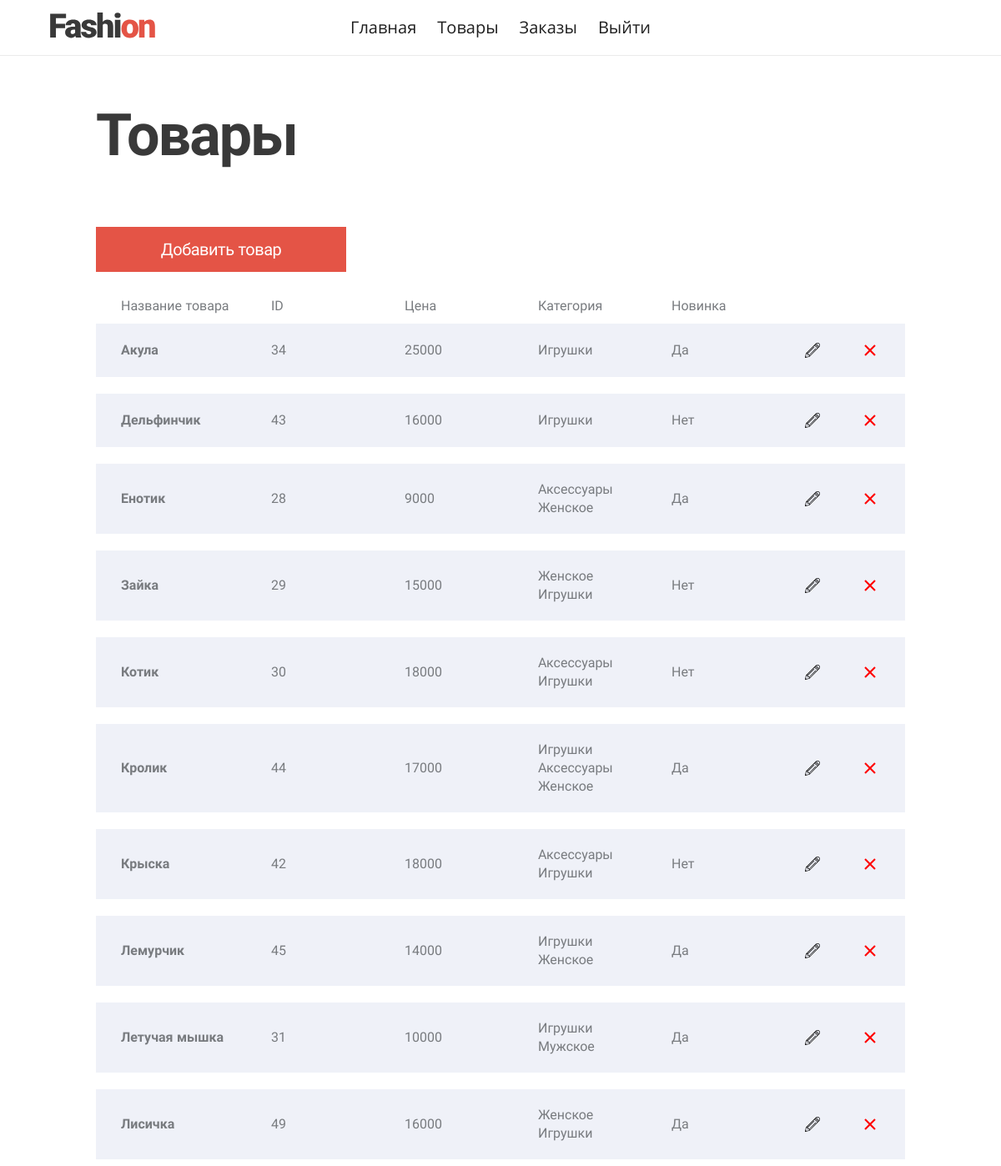
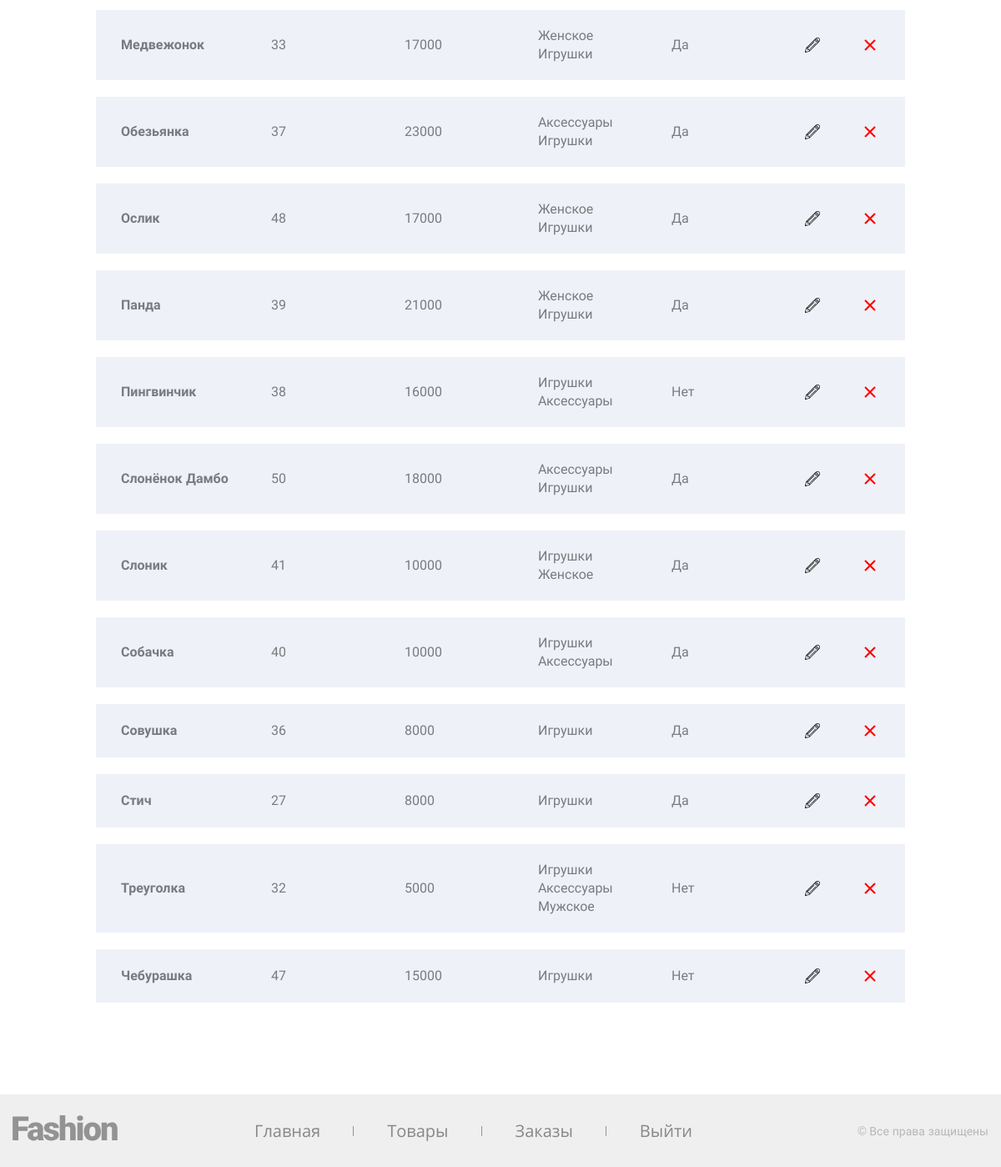
Screenshot of /products (signed in) with the database file from the repository (2 pictures, top to bottom).
### tables this page shows
CREATE TABLE IF NOT EXISTS `products` (
  `id` int(11) NOT NULL AUTO_INCREMENT,
  `name` varchar(255) DEFAULT NULL,
  `price` decimal(10,0) DEFAULT NULL,
  `img_folder` varchar(255) NOT NULL,
  `is_new` tinyint(4) DEFAULT 0,
  `on_sale` tinyint(4) DEFAULT 0,
  `is_active` tinyint(4) NOT NULL DEFAULT 1,
  PRIMARY KEY (`id`)
);

### include/functions.php (called while the page is built, shortened)
<?php
function getProductsForAdmin($dbh)
{
    $sth = $dbh->prepare('
        select
        pr.name as name
    ,   pr.id as id
    ,   pr.price as price
    ,   pr.img_folder
    ,   group_concat(cat.name separator \'\n\') as category
    ,   if(pr.is_new = 1, \'Да\', \'Нет\') as is_new
    ,   concat(replace(format(price, 0), ",", " "), " руб.") as formatted_price
    from products as pr
    join product_category as pr_cat on
            pr.id = pr_cat.product_id
    join categories cat on
            pr_cat.category_id = cat.id
    where
        pr.is_active = 1
    group by
        pr.name
    ,   pr.id
    ,   pr.price
    ,   pr.img_folder
    ,   if(pr.is_new = 1, "Да", "Нет")
    ,   concat(replace(format(price, 0), ",", " "), " руб.")
    ');
    if ($sth->execute()) {
        $products = $sth->fetchAll();
        if (!empty($products)) {
            return $products;
        }
    }
    return false;
}

### templates/products.php (the view)
<main class="page-products">
    <h1 class="h h--1">Товары</h1>
    <a class="page-products__button button" href="add">Добавить товар</a>
    <div class="page-products__header">
        <span class="page-products__header-field">Название товара</span>
        <span class="page-products__header-field">ID</span>
        <span class="page-products__header-field">Цена</span>
        <span class="page-products__header-field">Категория</span>
        <span class="page-products__header-field">Новинка</span>
    </div>
    <ul class="page-products__list">
        <?php
            if (!empty($products)):
                foreach ($products as $product): ?>
            <li class="product-item page-products__item">
                <b class="product-item__name"><?= $product['name'] ?></b>
                <span class="product-item__field product-item__id"><?= $product['id'] ?></span>
                <span class="product-item__field product-item__price"><?= $product['price'] ?></span>
                <span class="product-item__field product-item__category"><?= $product['category'] ?></span>
                <span class="product-item__field product-item__is_new"><?= $product['is_new'] ?></span>
                <a href="<?= '/edit?id=' . $product['id'] ?>" class="product-item__edit" aria-label="Редактировать"></a>
                <button class="product-item__delete"></button>
            </li>
        <?php
                endforeach;
            endif;
        ?>
    </ul>
</main>

### rows the page displays
products: name "Акула", id "34", price "25000", category "Игрушки", is_new "Да"
products: name "Дельфинчик", id "43", price "16000", category "Игрушки", is_new "Нет"
products: name "Енотик", id "28", price "9000", category "Аксессуары Женское", is_new "Да"
products: name "Зайка", id "29", price "15000", category "Женское Игрушки", is_new "Нет"
products: name "Котик", id "30", price "18000", category "Аксессуары Игрушки", is_new "Нет"
products: name "Кролик", id "44", price "17000", category "Игрушки Аксессуары Женское", is_new "Да"
products: name "Крыска", id "42", price "18000", category "Аксессуары Игрушки", is_new "Нет"
products: name "Лемурчик", id "45", price "14000", category "Игрушки Женское", is_new "Да"
products: name "Летучая мышка", id "31", price "10000", category "Игрушки Мужское", is_new "Да"
products: name "Лисичка", id "49", price "16000", category "Женское Игрушки", is_new "Да"
products: name "Медвежонок", id "33", price "17000", category "Женское Игрушки", is_new "Да"
products: name "Обезьянка", id "37", price "23000", category "Аксессуары Игрушки", is_new "Да"
products: name "Ослик", id "48", price "17000", category "Женское Игрушки", is_new "Да"
products: name "Панда", id "39", price "21000", category "Женское Игрушки", is_new "Да"
products: name "Пингвинчик", id "38", price "16000", category "Игрушки Аксессуары", is_new "Нет"
products: name "Слонёнок Дамбо", id "50", price "18000", category "Аксессуары Игрушки", is_new "Да"
products: name "Слоник", id "41", price "10000", category "Игрушки Женское", is_new "Да"
products: name "Собачка", id "40", price "10000", category "Игрушки Аксессуары", is_new "Да"
products: name "Совушка", id "36", price "8000", category "Игрушки", is_new "Да"
products: name "Стич", id "27", price "8000", category "Игрушки", is_new "Да"
products: name "Треуголка", id "32", price "5000", category "Игрушки Аксессуары Мужское", is_new "Нет"
products: name "Чебурашка", id "47", price "15000", category "Игрушки", is_new "Нет"
